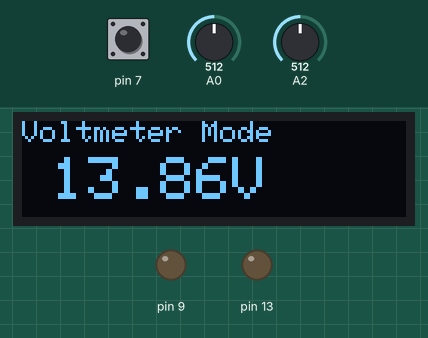
Recording of a sketch running on a simulated Arduino Uno, built with avr-gcc and run on an emulated ATmega328P. Parts: 128×32 one-colour display, output pins drawn as LEDs (lit = HIGH). The test bench sets the inputs (shaded band); at power-on: pin 7 HIGH, A2 = 512, A0 = 512. What the sketch prints to the serial monitor is not drawn.

Above: at 1.2 s.
1.3 s: pin 7 pulled LOW for 1 s
At 3.7 s:
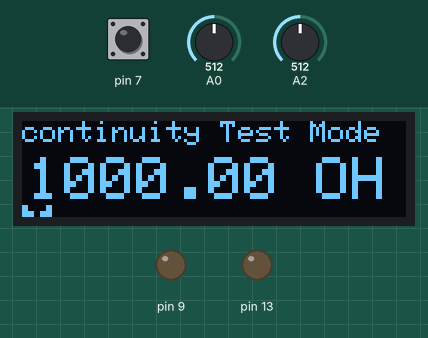
4.0 s: A2 set to 919
At 5.0 s:
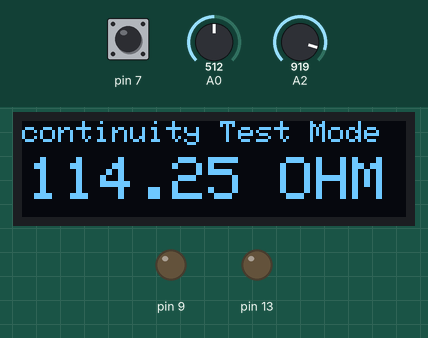
5.5 s: A2 set to 948
At 6.1 s:
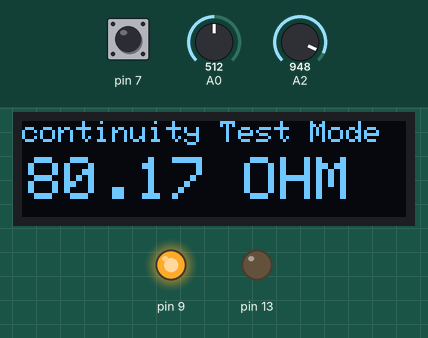
7.0 s: A2 set to 0
At 8.2 s:
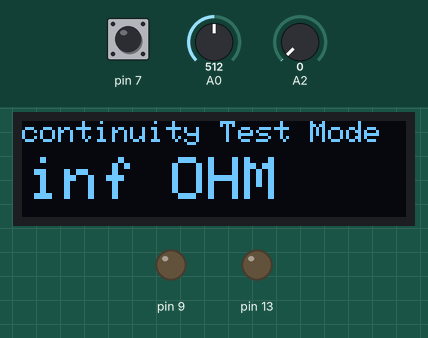
8.5 s: pin 7 pulled LOW for 3.2 s
At 9.14 s:
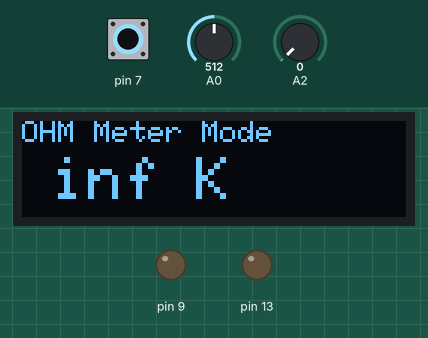
13.2 s: A0 set to 716
At 14.8 s:
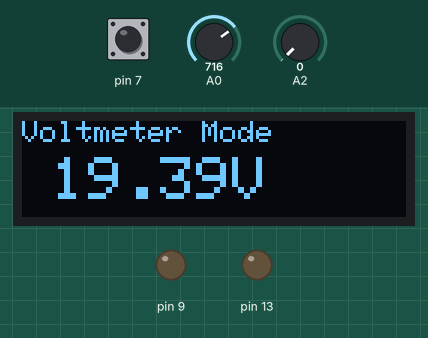
Timing chart, 0 to 15.8 s (numbered marks = the images above; inputs shaded):
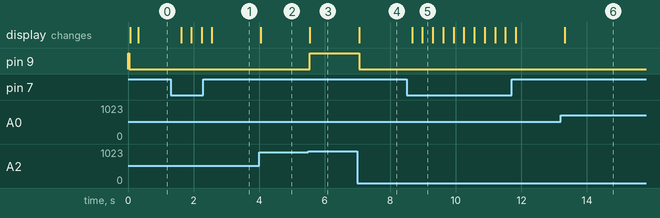

Measured:
- the behaviour switches between 930 and 931 on A2 (found by bisection; images 2 and 3)
- after the input at 1.3 s, the display: first changes after 0.32 s (image 1 shows a later state)
- after the input at 4.0 s, the display: changes after 0.05 s (image 2)
- after the input at 5.5 s, pin 9: LOW → HIGH after 0.05 s; the display: changes after 0.05 s (image 3)
- after the input at 7.0 s, pin 9: HIGH → LOW after 0.05 s; the display: changes after 0.05 s (image 4)
- after the input at 8.5 s, the display: first changes after 0.17 s (image 5 shows a later state)
- after the input at 13.2 s, the display: changes after 0.13 s (image 6)

The sketch:

Digital_Multimeter_using_Arduino.ino
```cpp
#include <SPI.h>
#include <Wire.h>
#include <Adafruit_GFX.h>
#include <Adafruit_SSD1306.h>
#define SCREEN_WIDTH 128 // OLED display width, in pixels
#define SCREEN_HEIGHT 32 // OLED display height, in pixels
#define OLED_RESET     -1 // Reset pin # (or -1 if sharing Arduino reset pin)
#define SCREEN_ADDRESS 0x3C ///< See datasheet for Address; 0x3D for 128x64, 0x3C for 128x32
Adafruit_SSD1306 display(SCREEN_WIDTH, SCREEN_HEIGHT, &Wire, OLED_RESET);
int analogInput = 0;
float vout = 0.0;
float vin = 0.0;
float R1 = 10000.0; // resistance of R1 (100K) -see text!
float R2 = 2200.0; // resistance of R2 (2.2K) - see text!
int value = 0;
int mode = 0;
int interval = 300;
// Tracks the time since last event fired
unsigned long previousMillis = 0;
int analogPin = 0;
int raw = 0;
int Vin = 5;
float Vout = 0;
float R11 = 1000;
float R22 = 0;
float buffer = 0;
void setup() {
  Serial.begin(9600);
  pinMode(analogInput, INPUT);
  pinMode(9, OUTPUT);
  pinMode(7, INPUT_PULLUP);
  digitalWrite(9, HIGH);
  delay(40);
  digitalWrite(9, LOW);
  pinMode(13, OUTPUT);
  if (!display.begin(SSD1306_SWITCHCAPVCC, SCREEN_ADDRESS)) {
    Serial.println(F("SSD1306 allocation failed"));
    for (;;); // Don't proceed, loop forever
  }
}
void update_display(String val)
{
}
void loop()
{
  unsigned long currentMillis = millis();
  if ((unsigned long)(currentMillis - previousMillis) >= interval) {
    if (mode == 0)
    {
      value = analogRead(A0);
      vout = (value * 5.0) / 1024.0; // see text
      vin = vout / (R2 / (R1 + R2));
      if (vin < 0.09) {
        vin = 0.0; //statement to quash undesired reading !
      }
      display.clearDisplay();
      display.setTextSize(1);
      display.setTextColor(SSD1306_WHITE);
      display.setCursor(0, 0);
      display.println("Voltmeter Mode");
      display.setTextSize(2);
      display.setCursor(10, 12);
      display.print((vin));
      display.print("V");
      display.display();
    }
    if (mode == 1)
    {
      value = analogRead(A2);
      vout = (value * 5.0) / 1024.0; // see text
      vout = 5 - vout;
      display.clearDisplay();
      display.setTextSize(1);
      display.setTextColor(SSD1306_WHITE);
      display.setCursor(0, 0);
      display.println("Diode/LED Test");
      display.setTextSize(2);
      display.setCursor(10, 12);
      display.print((vout));
      display.print(" V");
      display.display();
    }
    if (mode == 2)
    {
      raw = analogRead(A2);
      buffer = raw * Vin;
      Vout = (buffer) / 1024.0;
      buffer = (Vin / Vout) - 1;
      R22 = R11 * buffer;
      Serial.print(Vout);
      Serial.print("R2: ");
      Serial.println(R22);
      display.clearDisplay();
      display.setTextSize(1);
      display.setTextColor(SSD1306_WHITE);
      display.setCursor(0, 0);
      display.println("OHM Meter Mode");
      display.setTextSize(2);
      display.setCursor(2, 12);
      if (R22 < 1000)
      {
        display.setCursor(2, 12);
        display.print((R22));
        display.print(" OHM");
      }
      else
      {
        display.setCursor(10, 12);
        display.print((R22 / 1000));
        display.print(" K");
      }
      display.display();
      //delay(300);
    }
    if (mode == 3)
    {
      raw = analogRead(A2);
      buffer = raw * Vin;
      Vout = (buffer) / 1024.0;
      buffer = (Vin / Vout) - 1;
      R22 = R11 * buffer;
      Serial.print(Vout);
      Serial.print("R2: ");
      Serial.println(R22);
      display.clearDisplay();
      display.setTextSize(1);
      display.setTextColor(SSD1306_WHITE);
      display.setCursor(0, 0);
      display.println("continuity Test Mode");
      display.setTextSize(2);
      display.setCursor(2, 12);
      display.print((R22));
      display.print(" OHM");
      display.display();
      if(R22 < 100)
      {
        digitalWrite(9, HIGH);
      }
      else
      {
        digitalWrite(9, LOW);
      }
    }
    previousMillis = currentMillis;
  }
  // Use the snapshot to set track time until next event
  //previousMillis = currentMillis;
  if (digitalRead(7) == LOW)
  {
    delay(150);
    mode++;
    if (mode >= 4)
      mode = 0;
    Serial.println(mode);
  }
}
```
